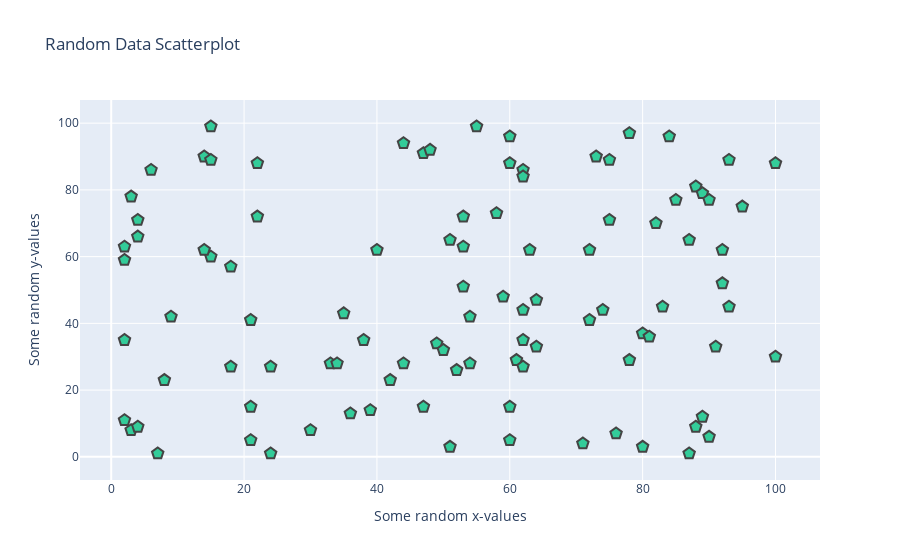

Notebook code for this chart:
### Markdown cell above
## Customization

### Code cell
# Set random values for plotting 
np.random.seed(42)
random_x = np.random.randint(1, 101, 100)
random_y = np.random.randint(1, 101, 100)

# Create data and plot 
data = [go.Scatter(
    x = random_x,
    y = random_y, 
    mode = 'markers',
    # Change marker style 
    marker = dict(
        size = 12,
        color = 'rgb(51, 204, 153)',
        symbol = 'pentagon', 
        line = dict(
            width = 2, 
        )
    )
)]

# Create layout 
layout = go.Layout(
    title = 'Random Data Scatterplot', # Graph title
    xaxis = dict(title = 'Some random x-values'), # x-axis label
    yaxis = dict(title = 'Some random y-values'), # y-axis label
    hovermode ='closest' # handles multiple points landing on the same vertical
)

# Create figure
fig = go.Figure(data=data, layout=layout)

# Show figure 
fig.show()

### Figure 1 — Plotly figure (JSON) as saved in the notebook; plotly's stock layout.template omitted (floating-point values rounded to 4 significant figures)
{"data": [{"marker": {"color": "rgb(51, 204, 153)", "line": {"width": 2}, "size": 12, "symbol": "pentagon"}, "mode": "markers", "type": "scatter", "x": [52, 93, 15, 72, 61, 21, 83, 87, 75, 75, 88, 100, 24, 3, 22, 53, 2, 88, 30, 38, 2, 64, 60, 21, 33, 76, 58, 22, 89, 49, 91, 59, 42, 92, 60, 80, 15, 62, 62, 47, 62, 51, 55, 64, 3, 51, 7, 21, 73, 39, 18, 4, 89, 60, 14, 9, 90, 53, 2, 84, 92, 60, 71, 44, 8, 47, 35, 78, 81, 36, 50, 4, 2, 6, 54, 4, 54, 93, 63, 18, 90, 44, 34, 74, 62, 100, 14, 95, 48, 15, 72, 78, 87, 62, 40, 85, 80, 82, 53, 24], "y": [26, 89, 60, 41, 29, 15, 45, 65, 89, 71, 9, 88, 1, 8, 88, 63, 11, 81, 8, 35, 35, 33, 5, 41, 28, 7, 73, 72, 12, 34, 33, 48, 23, 62, 88, 37, 99, 44, 86, 91, 35, 65, 99, 47, 78, 3, 1, 5, 90, 14, 27, 9, 79, 15, 90, 42, 77, 51, 63, 96, 52, 96, 4, 94, 23, 15, 43, 29, 36, 13, 32, 71, 59, 86, 28, 66, 42, 45, 62, 57, 6, 28, 28, 44, 84, 30, 62, 75, 92, 89, 62, 97, 1, 27, 62, 77, 3, 70, 72, 27]}], "layout": {"hovermode": "closest", "title": {"text": "Random Data Scatterplot"}, "xaxis": {"title": {"text": "Some random x-values"}}, "yaxis": {"title": {"text": "Some random y-values"}}}}
